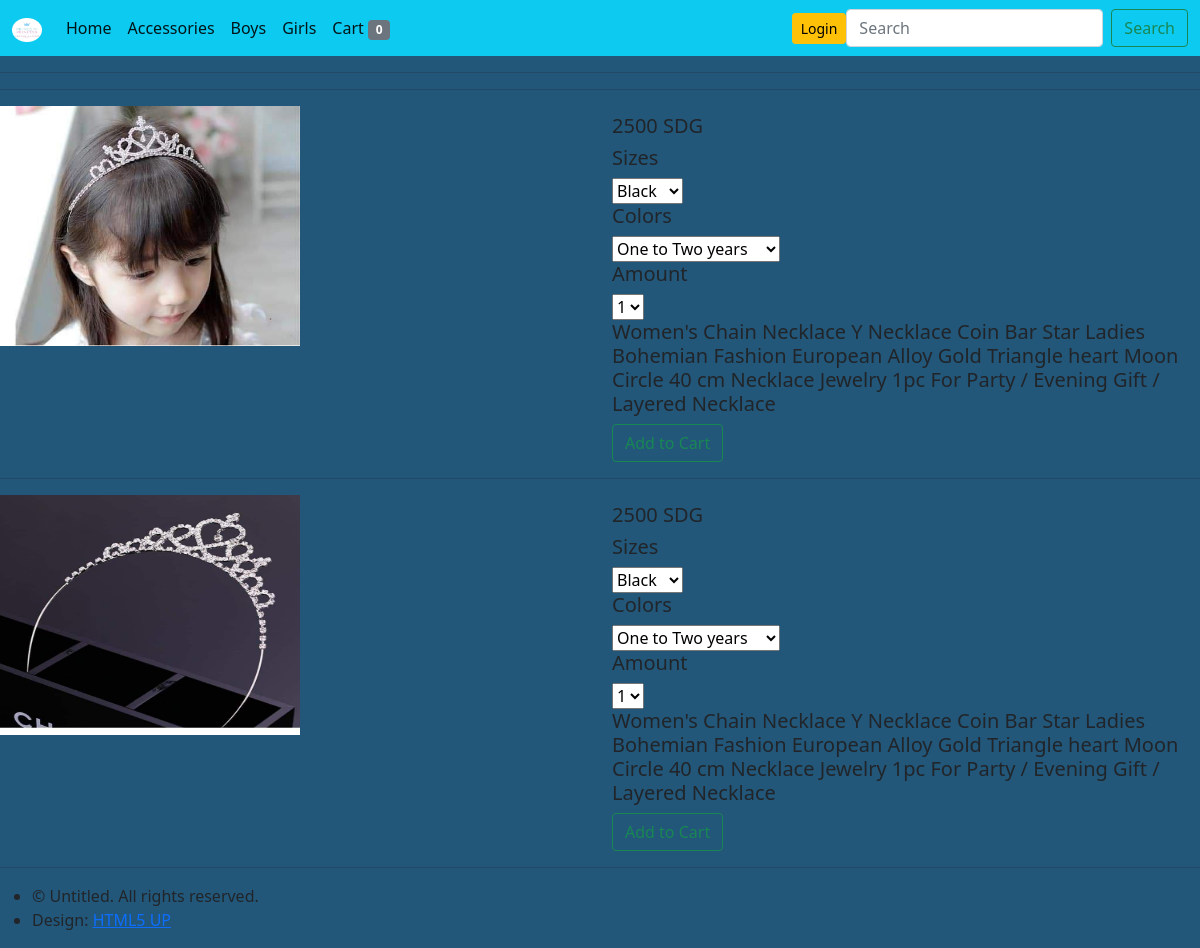
Page /accessories on the committed database.
### main.py (models this page shows)
class Merchandise(UserMixin, db.Model):
    __tablename__ = "MERCHANDISE"
    id = db.Column(db.Integer, primary_key=True)
    category = db.Column(db.String(250), nullable=False)
    image_path = db.Column(db.String(500), nullable=False)
    price = db.Column(db.String(500), nullable=False)
    quantity = db.Column(db.Integer, nullable=False)
    description = db.Column(db.String(100000000), nullable=False)
    item_name = db.Column(db.String(500), unique=True, nullable=False)

### main.py (the view)
@app.route("/accessories", methods=["GET"])
def accessories():
    cart_item = db.session.query(Cart).all()
    cart_list = len(cart_item)
    if request.method == "GET":
        girls_accessories = Merchandise.query.filter_by(category="Accessory")
        return render_template("accessories.html", accessory=girls_accessories, number=cart_list, status=user_log)

### templates/accessories.html (shortened to what this page needs)
<!doctype html>
<html lang="en-us">
<head>
  <link href="https://cdn.jsdelivr.net/npm/bootstrap@5.1.0/dist/css/bootstrap.min.css" rel="stylesheet">
  <link rel="stylesheet" href="/static/css/styles.css">
</head>
<body>
  <section>
    <nav class="navbar navbar-expand-lg navbar-light bg-info">
      <div class="container-fluid">
        <a class="navbar-brand" href="#">
          <img src="/static/images/pp-modified.png" alt="" width="30" height="24">
        </a>
        <div class="collapse navbar-collapse" id="navbarSupportedContent">
          <ul class="navbar-nav me-auto mb-2 mb-lg-0">
            <li class="nav-item">
              <a class="nav-link active" aria-current="page" href="{{url_for('home')}}">Home</a>
            </li>
            <li class="nav-item">
              <a class="nav-link active" aria-current="page" href="{{url_for('accessories')}}">Accessories</a>
            </li>
            <li class="nav-item">
              <a class="nav-link active" aria-current="page" href="{{url_for('boys')}}">Boys</a>
            </li>
            <li class="nav-item">
              <a class="nav-link active" aria-current="page" href="{{url_for('girls')}}">Girls</a>
            </li>
            <li class="nav-item">
              <a class="nav-link active" aria-current="page" href="{{url_for('cart')}}">Cart <span class="badge bg-secondary"> {{number}}</span></a>
            </li>
          </ul>
            {% if status: %}
          <a class="btn btn-warning btn-sm" href="{{url_for('login')}}" role="button">Login</a>
          <a class="btn btn-warning btn-sm" href="{{url_for('register')}}" role="button">Register</a>
          {% else %}
          <a class="btn btn-warning btn-sm" href="{{url_for('login')}}" role="button">Login</a>
          {% endif %}
          <form class="d-flex" action="{{url_for('home')}}" method="POST">
            <input class="form-control me-2" type="search" placeholder="Search" aria-label="Search">
            <button class="btn btn-outline-success" type="submit">Search</button>
          </form>
        </div>
      </div>
    </nav>
  </section>
  <hr>
  <hr>
  <section>
    {% for item in accessory %}
    <form action="{{url_for('add', item_id=item.id)}}" method="POST">
      <div class="row">
        <div class="col-6">
          <img src="{{item.image_path}}" alt="" width="300" height="240">
        </div>
        <div class="col-6">
          <h5>{{item.price}}</h5>
          <h5>Sizes</h5>
          <select class="browser-default custom-select" name="color" required>
            <option value="1">Black</option>
          </select>
          <h5>Colors</h5>
          <select class="browser-default custom-select" name="size" required>
            <option value="1">One to Two years</option>
          </select>
          <h5>Amount</h5>
          <select class="browser-default custom-select" name="amount" required>
            <option value="1">1</option>
          </select>
          <h5>{{item.description}}</h5>
          <button class="btn btn-outline-success" type="submit" >Add to Cart</button>
        </div>
      </div>
      <hr>
    </form>
    {% endfor %}
  </section>
  <section>
    <footer id="footer" class="wrapper style1-alt">
      <div class="inner">
        <ul class="menu">
          <li>&copy; Untitled. All rights reserved.</li>
          <li>Design: <a href="http://html5up.net">HTML5 UP</a></li>
        </ul>
      </div>
    </footer>
  </section>
</body>
</html>

### static/CSS/styles.css (style rules this page uses)
body { background-color: #22577A; }

### rows in the picture
Merchandise: image_path (picture), price "2500 SDG", description "Women's Chain Necklace Y Necklace Coin Bar Star Ladies Bohemian Fashion European Alloy Gold Triangle heart Moon Circle 40 cm Necklace Jewelry 1pc For Party / Evening Gift / Layered Necklace"
Merchandise: image_path (picture), price "2500 SDG", description "Women's Chain Necklace Y Necklace Coin Bar Star Ladies Bohemian Fashion European Alloy Gold Triangle heart Moon Circle 40 cm Necklace Jewelry 1pc For Party / Evening Gift / Layered Necklace"

### other values in the picture
{{ number }} "0"
